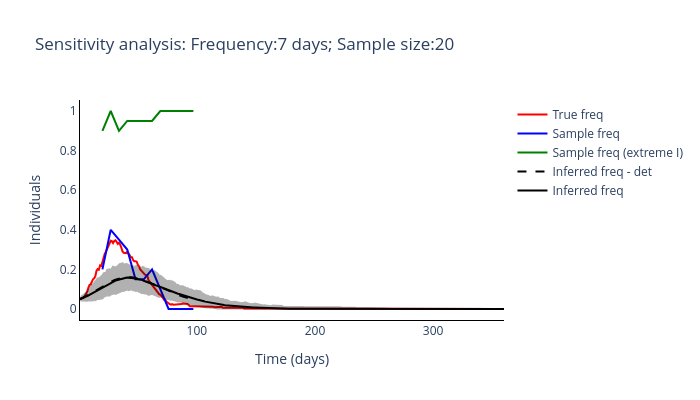

The cell this chart's notebook holds for it:
### Markdown cell above
#### Run optimisation-based inference method for multiple sampling protcols

### Code cell
routine_run(freq_samplying_range[2], sample_size_range[0])

### Figure 1 — Plotly figure (JSON) as saved in the notebook; plotly's stock layout.template omitted (floating-point values rounded to 4 significant figures; data arrays with more than 128 entries replaced by an {"elided": "..."} marker saying what was removed)
{"data": [{"line": {"color": "red"}, "mode": "lines", "name": "True freq", "type": "scatter", "x": {"elided": "360 int values"}, "y": {"elided": "360 float values"}}, {"line": {"color": "blue"}, "mode": "lines", "name": "Sample freq", "type": "scatter", "x": [20, 27, 34, 41, 48, 55, 62, 69, 76, 83, 90, 97], "y": [0.2, 0.4, 0.35, 0.3, 0.15, 0.15, 0.2, 0.1, 0, 0, 0, 0]}, {"line": {"color": "green"}, "mode": "lines", "name": "Sample freq (extreme I)", "type": "scatter", "x": [20, 27, 34, 41, 48, 55, 62, 69, 76, 83, 90, 97], "y": [0.9, 1, 0.9, 0.95, 0.95, 0.95, 0.95, 1, 1, 1, 1, 1]}, {"line": {"color": "black", "dash": "dash"}, "mode": "lines", "name": "Inferred freq - det", "type": "scatter", "x": {"elided": "360 int values"}, "y": [0.05, 0.05269, 0.05547, 0.05836, 0.06134, 0.06442, 0.06759, 0.07085, 0.0742, 0.07761, 0.0811, 0.08465, 0.08826, 0.09192, 0.09562, 0.09935, 0.1031, 0.1068, 0.1105, 0.1142, 0.1179, 0.1214, 0.1249, 0.1283, 0.1315, 0.1347, 0.1377, 0.1406, 0.1433, 0.1459, 0.1483, 0.1505, 0.1525, 0.1543, 0.1559, 0.1573, 0.1585, 0.1595, 0.1602, 0.1607, 0.161, 0.161, 0.1609, 0.1605, 0.16, 0.1592, 0.1583, 0.1572, 0.1559, 0.1544, 0.1528, 0.1511, 0.1492, 0.1472, 0.1451, 0.1429, 0.1405, 0.1381, 0.1357, 0.1331, 0.1306, 0.128, 0.1253, 0.1226, 0.1199, 0.1172, 0.1145, 0.1118, 0.109, 0.1063, 0.1036, 0.1009, 0.09825, 0.0956, 0.09299, 0.09041, 0.08787, 0.08537, 0.0829, 0.08048, 0.0781, 0.07576, 0.07348, 0.07123, 0.06904, 0.06689, 0.06479, 0.06275, 0.06075, 0.0588, 0.0569, 0.05505, 0.05324, 0.05149, 0.04979, 0.04813, 0.04652]}, {"line": {"color": "black"}, "mode": "lines", "name": "Inferred freq", "type": "scatter", "x": {"elided": "360 int values"}, "y": {"elided": "360 float values"}}, {"fill": "toself", "fillcolor": "black", "line": {"color": "black"}, "mode": "lines", "name": "Inferred freq", "opacity": 0.3, "showlegend": false, "type": "scatter", "x": {"elided": "720 int values"}, "y": {"elided": "720 float values"}}], "layout": {"height": 400, "plot_bgcolor": "white", "title": {"text": "Sensitivity analysis: Frequency:7 days; Sample size:20"}, "width": 700, "xaxis": {"linecolor": "black", "title": {"text": "Time (days)"}}, "yaxis": {"linecolor": "black", "title": {"text": "Individuals"}}}}
